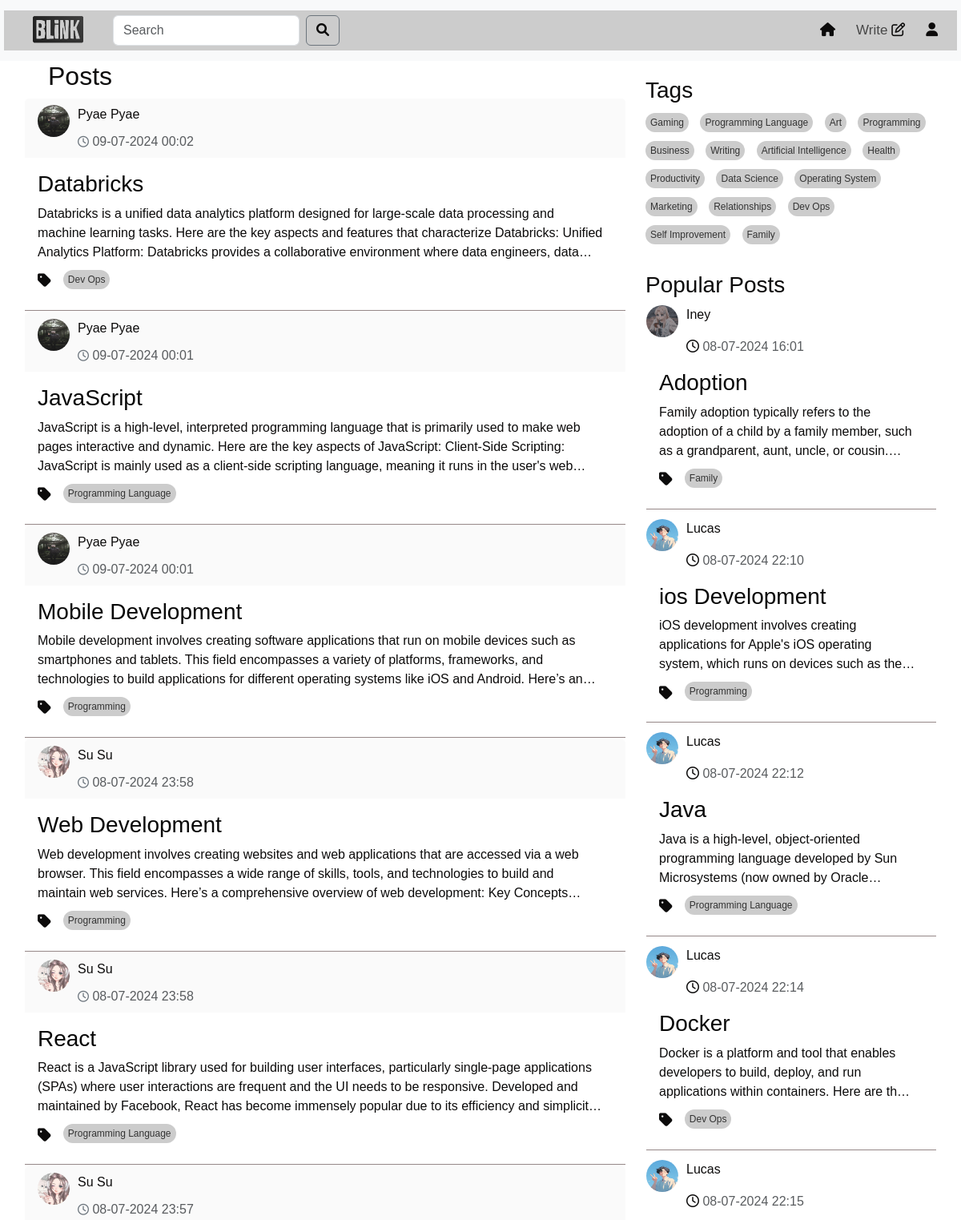
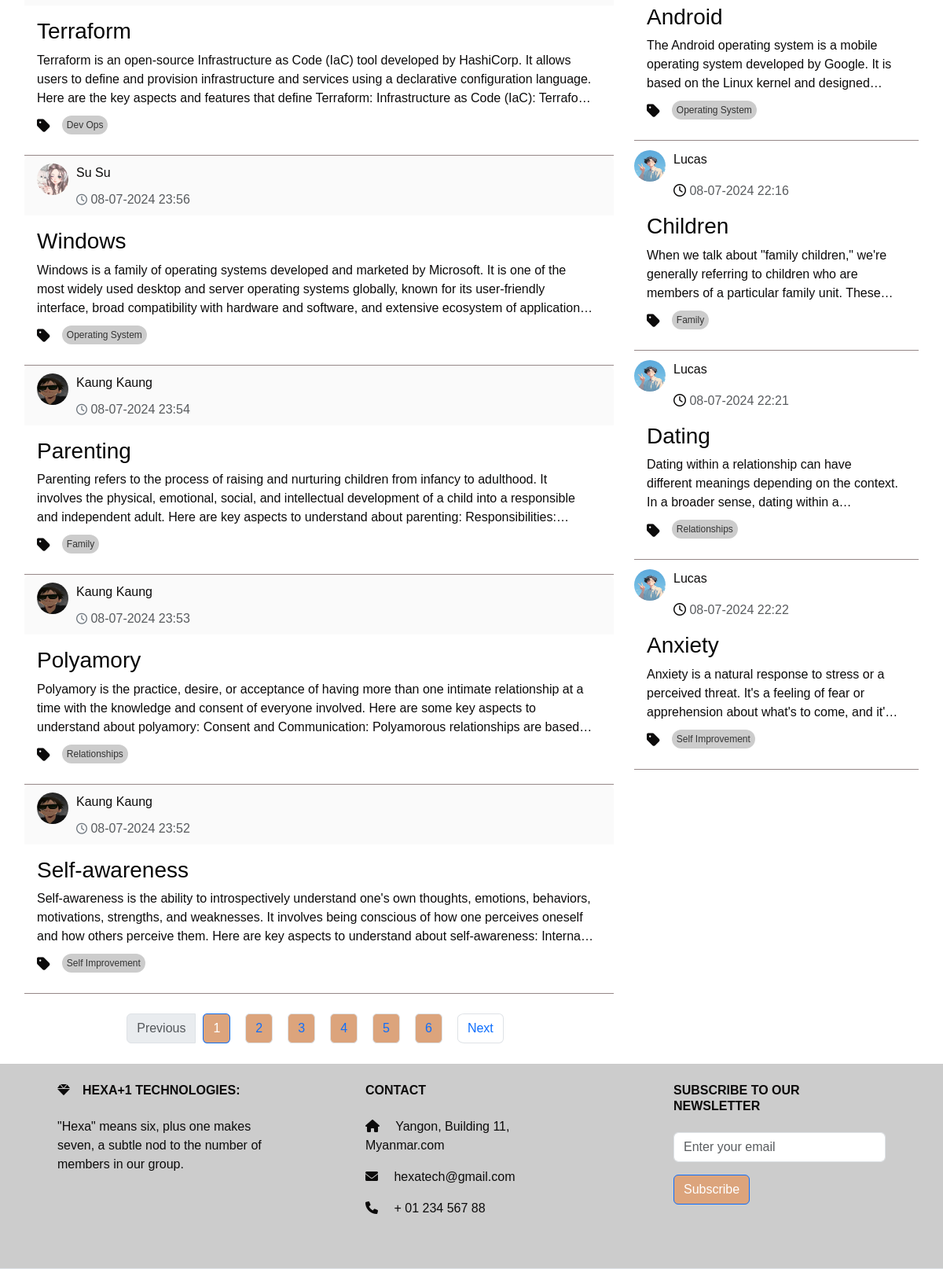
The page /home (signed in) on the database as committed earlier (2 pictures, top to bottom).
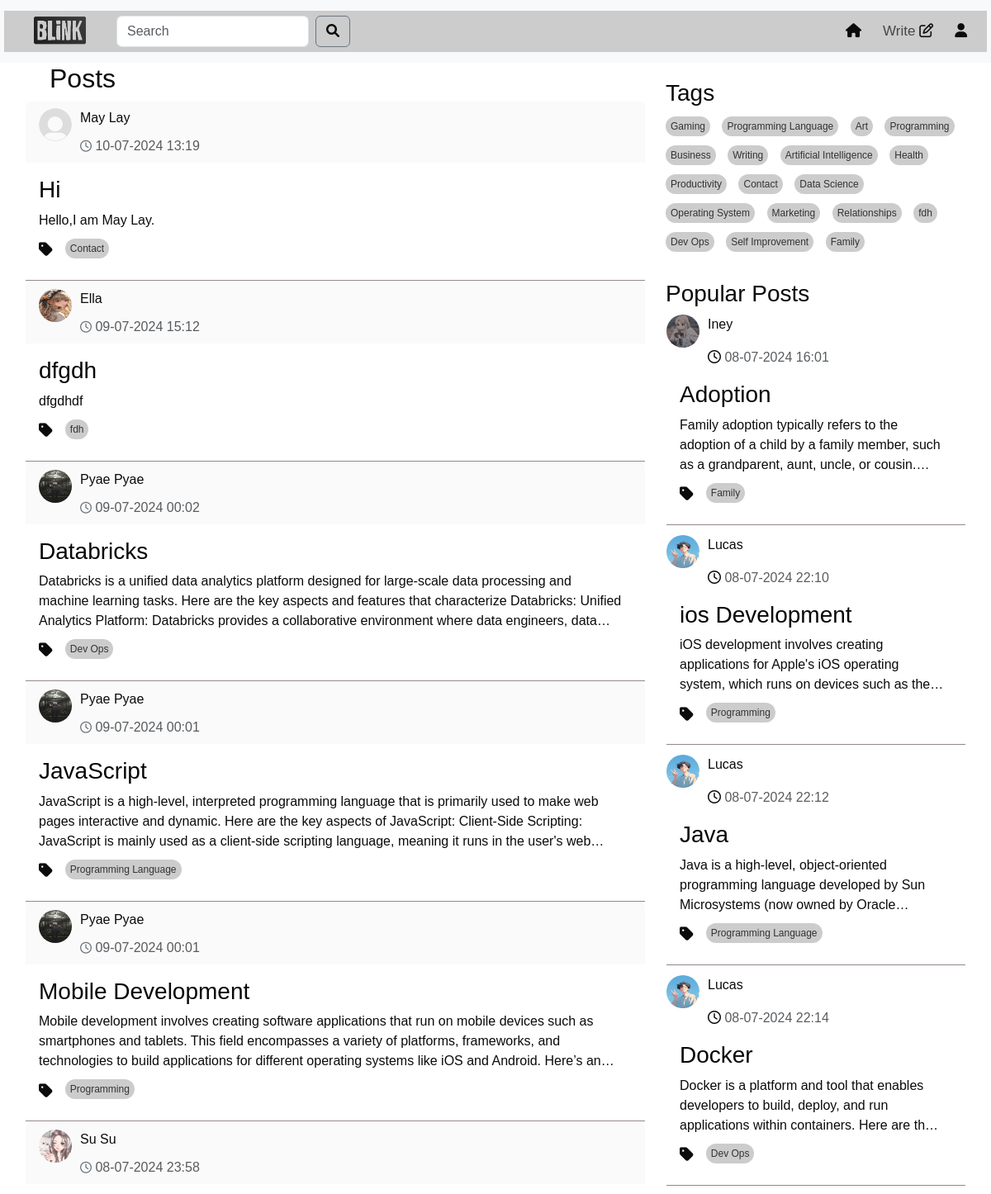
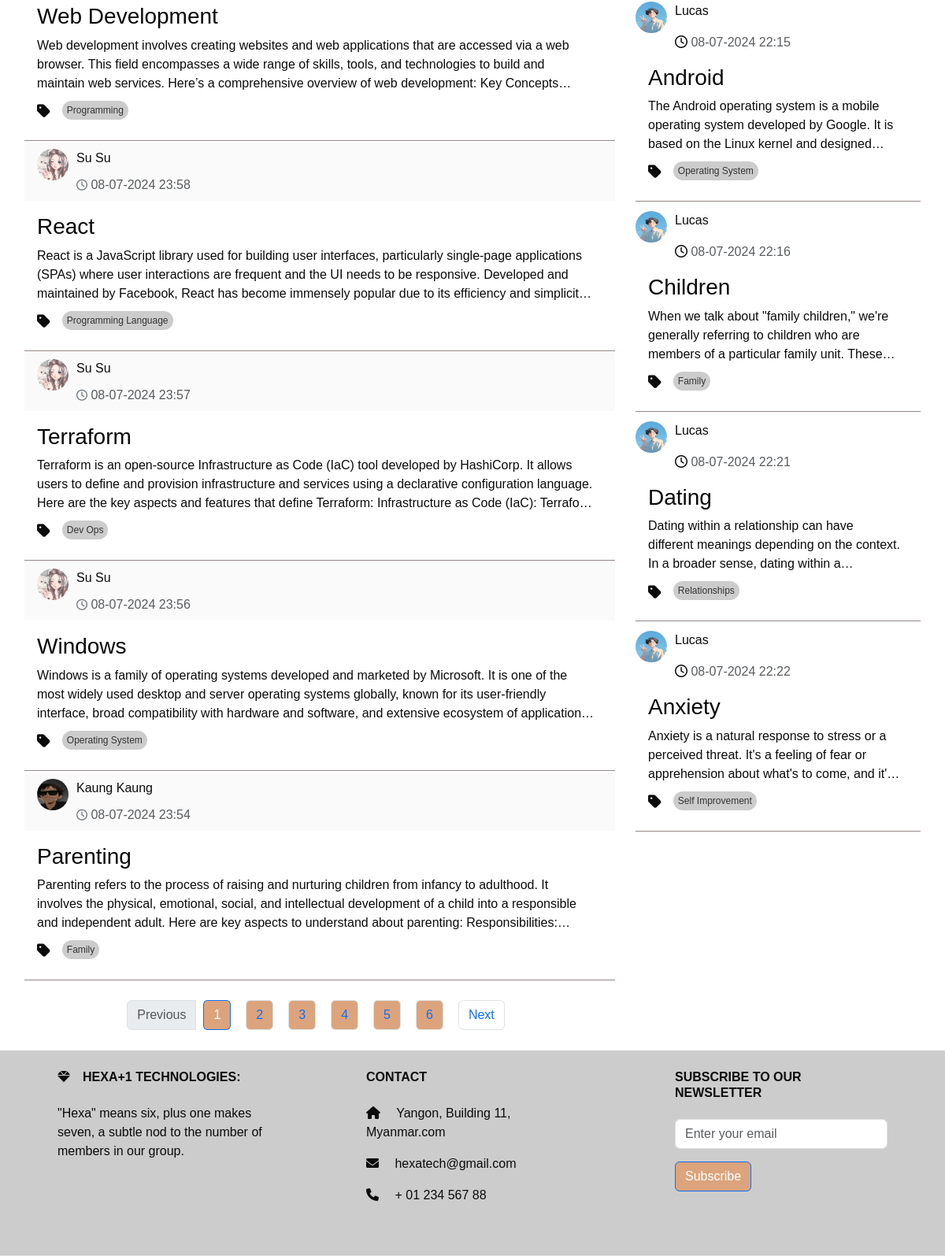
The same page on the database as committed later (2 pictures, top to bottom).
### models.py (models this page shows, shortened)
class Post(db.Model):
    id = db.Column(db.Integer, primary_key=True)
    title = db.Column(db.Text())
    content = db.Column(db.Text())
    tag = db.Column(db.Text(), nullable=False)
    user_id = db.Column(db.Integer, db.ForeignKey('user.id'), nullable=False)
    created_date = db.Column(db.DateTime,default=datetime.datetime.now)
    likes = db.Column(db.Integer, default=0)
    meta = db.Column(db.Text, nullable=True)
    comments = db.relationship('Comment', backref='post',cascade="all, delete", lazy=True)

class User(UserMixin,db.Model):
    id = db.Column(db.Integer, primary_key=True)
    username = db.Column(db.String(50), unique=True)
    email =db.Column(db.String(50), unique=True)
    password = db.Column(db.String(100))
    bio = db.Column(db.String(50))
    profile_picture = db.Column(db.String(250))
    posts = db.relationship('Post', backref='author', lazy=True)
    comments = db.relationship('Comment', backref='author', lazy=True)

### route.py (the view)
@app.route('/home',methods=['GET', 'POST'])
@login_required
def home(limit=8):
    page = request.args.get('page', 1, type=int)
    per_page = 10  # Number of posts per page
    post = get_posts(page, per_page)  # Assuming you have a function to get paginated posts
    unique_tags = list(set(tag for tag, in Post.query.with_entities(Post.tag).distinct()))
    popular_posts = Post.query.order_by(Post.likes.desc()).limit(limit).all()
    forms=SearchForm()
    query = forms.search.data
    if forms.validate_on_submit():
         search_results = Post.query.filter(Post.title.ilike(f'%{query}%')).all()
         return render_template('search_results.html' ,post=post, search_results =search_results ,
                                form = forms ,popular_posts = popular_posts,tags=unique_tags)
    return render_template("home.html", post=post ,form=forms  ,popular_posts = popular_posts,tags=unique_tags)

### forms.py
class SearchForm(FlaskForm):
    search = StringField('Search ', validators=[DataRequired()])
    submit = SubmitField('Search')

### route.py (called while the page is built)
@login_manager.user_loader
def loader_user(user_id):
    return User.query.get(user_id)

def get_posts(page, per_page, tag=None):
    if tag:
        return Post.query.filter(Post.tag.in_([tag])).paginate(page=page, per_page=per_page, error_out=False)
    return Post.query.order_by(Post.created_date.desc()).paginate(page=page, per_page=per_page, error_out=False)

### templates/home.html (shortened to what the changed rows need)
<!DOCTYPE html>
<html lang="en">
  <head>
    <link
      href="https://cdn.jsdelivr.net/npm/bootstrap@5.3.3/dist/css/bootstrap.min.css"
      rel="stylesheet"
    />
    <link
      href="https://cdnjs.cloudflare.com/ajax/libs/font-awesome/6.0.0-beta3/css/all.min.css"
      rel="stylesheet"
    />
    <link
      rel="stylesheet"
      href="https://cdnjs.cloudflare.com/ajax/libs/font-awesome/5.15.4/css/all.min.css"
    />
    <link
      href="https://cdnjs.cloudflare.com/ajax/libs/font-awesome/6.0.0-beta3/css/all.min.css"
      rel="stylesheet"
    />
    <link
      href="https://cdn.jsdelivr.net/npm/bootstrap@5.3.3/dist/css/bootstrap.min.css"
      rel="stylesheet"
    />
    <link
      href="https://cdnjs.cloudflare.com/ajax/libs/font-awesome/6.0.0-beta3/css/all.min.css"
      rel="stylesheet"
    />
    <link rel="stylesheet" href="/static/home.css" />
    <link rel="stylesheet" href="/static/topnav.css" />
  </head>
  <body>
    <div class="container">
      <div class="row">
        <div class="col-sm-8">
          <div id="posts-container">
            <h2 style="margin-left:30px"><bold> Posts </bold></h2>
            {% for post in post.items %}
            <div class="card">
              <div
                class="card-header d-flex justify-content-between align-items-center"
              >
                <div class="profile-image">
                  <a
                    class="nav-link"
                    href="{{ url_for('profile',user_id=post.user_id) }}"
                    ><img
                      src="{{ url_for('static', filename='/photo/user_profile/'+post.author.profile_picture) }}"
                      width="60"
                      height="60"
                      alt=""
                  /></a>
                  <div style="width: 300px">
                    <p id="name">
                      <a
                        class="nav-link"
                        href="{{ url_for('profile',user_id=post.user_id) }}"
                        >{{post.author.username}}</a
                      >
                    </p>
                    <p class="text-muted mb-0">
                      <i class="fa-regular fa-clock"></i>
                      {{post.created_date.strftime('%d-%m-%Y %H:%M')}}
                    </p>
                  </div>
                </div>
              </div>
              <div class="card-body">
                <a
                  class="nav-link"
                  href="{{ url_for('full_post',post_id=post.id) }}"
                >
                  <h3 class="card-title">{{post.title}}</h3>
                  <p class="card-text" id="card-description">
                    {{post.meta | safe}}
                  </p>
                  <div class="tags-container">
                    <ul class="list-group list-group-horizontal">
                      <i class="fas fa-tag"></i>
                      <a
                        href="{{ url_for('home_tag',tag=post.tag ) }}"
                        class="tag"
                        >{{post.tag}}
                      </a>
                    </ul>
                  </div>
                </a>
              </div>
              <div
                class="card-end"
                style="border-bottom: #958787 solid 1px"
              ></div>
            </div>
            {% endfor %}
          </div>
          <nav aria-label="Page navigation" class="mt-4">
            <ul class="pagination justify-content-center" style="gap: 10px">
              {% for page_num in post.iter_pages() %} {% if page_num %}
              <li
                class="page-item {% if post.page == page_num %}active{% endif %}"
              >
                <a
                  class="page-link"
                  href="?page={{ page_num }}"
                  style="background-color:  #DCA47C"
                  >{{ page_num }}</a
                >
              </li>
              {% else %}
              <li class="page-item disabled">
                <span class="page-link">...</span>
              </li>
              {% endif %} {% endfor %}
            </ul>
          </nav>
        </div>
        {% include 'sidenav.html' %}
      </div>
    </div>
  </body>
</html>

### templates/sidenav.html (shortened to what this page needs)
<!DOCTYPE html>
<html lang="en">
  <head>
    <link
      href="https://cdn.jsdelivr.net/npm/bootstrap@5.3.3/dist/css/bootstrap.min.css"
      rel="stylesheet"
    />
    <link
      href="https://cdnjs.cloudflare.com/ajax/libs/font-awesome/6.0.0-beta3/css/all.min.css"
      rel="stylesheet"
    />
    <link
      rel="stylesheet"
      href="https://cdnjs.cloudflare.com/ajax/libs/font-awesome/5.15.4/css/all.min.css"
    />
    <link
      href="https://cdnjs.cloudflare.com/ajax/libs/font-awesome/6.0.0-beta3/css/all.min.css"
      rel="stylesheet"
    />
    <link rel="stylesheet" href="/static/home.css" />
  </head>
  <body>
    <div class="col-sm-4 " id="right-column">
      <div class="tags-section">
        <h3>Tags</h3>
        <div class="tags-container">
          {% if tags %} {% for tag in tags %}
          <a href="{{ url_for('home_tag',tag=tag ) }}" class="tag">{{ tag }}</a>
          {% endfor %} {% else %}
          <p>No tags available</p>
          {% endif %}
        </div>
      </div>
      <div class="mt-4">
        <h3>Popular Posts</h3>
        {% for popular_post in popular_posts %}
        <div class="card">
          <div>
            <div class="profile-image">
              <a
                class="nav-link"
                href="{{ url_for('profile',user_id=popular_post.user_id) }}"
                ><img
                  src="{{ url_for('static', filename='/photo/user_profile/'+popular_post.author.profile_picture) }}"
                  width="60"
                  height="60"
                  alt=""
              /></a>
              <div style="width: 300px">
                <p id="name">
                  <a
                    class="nav-link"
                    href="{{ url_for('profile',user_id=popular_post.user_id) }}"
                    >{{popular_post.author.username}}</a
                  >
                </p>
                <p class="text-muted mb-0">
                  <i class="fa-regular fa-clock"></i>
                  {{popular_post.created_date.strftime('%d-%m-%Y %H:%M')}}
                </p>
              </div>
            </div>
          </div>
          <div class="card-body">
            <a
              class="nav-link"
              href="{{ url_for('full_post',post_id=popular_post.id) }}"
            >
              <h3 class="card-title" id="popular">{{popular_post.title}}</h3>
              <p class="card-text" id="card-description">
                {{popular_post.meta |safe }}
              </p>
              <div class="tags-container">
                <ul class="list-group list-group-horizontal">
                  <i class="fas fa-tag"></i>
                  <a
                    href="{{ url_for('home_tag',tag=popular_post.tag ) }}"
                    class="tag"
                    >{{popular_post.tag}}</a
                  >
                </ul>
              </div>
            </a>
          </div>
          <div class="card-end" style="border-bottom: #958787 solid 1px; margin-bottom: 10px;"></div>
        </div>
        {% endfor %}
      </div>
    </div>
  </body>
</html>

Rows that differ between the two databases and show on the page:
no longer on this page (row unchanged): Post: profile_picture (picture), author.username "Kaung Kaung", created_date "08-07-2024 23:53", title "Polyamory", meta "Polyamory is the practice, desire, or acceptance of having more than one intimate relationship at a time with the knowledge and consent of everyone involved. Here are some key aspects to understand about polyamory: Consent and Communication: Polyamorous relationships are…", tag "Relationships", shown under "Posts"
no longer on this page (row unchanged): Post: profile_picture (picture), author.username "Kaung Kaung", created_date "08-07-2024 23:52", title "Self-awareness", meta "Self-awareness is the ability to introspectively understand one's own thoughts, emotions, behaviors, motivations, strengths, and weaknesses. It involves being conscious of how one perceives oneself and how others perceive them. Here are key aspects to understand about self-awareness:…", tag "Self Improvement", shown under "Posts"
added Post: profile_picture (placeholder picture), author.username "May Lay", created_date "10-07-2024 13:19", title "Hi", meta "Hello,I am May Lay.", tag "Contact", shown under "Posts"
added Post: profile_picture (picture), author.username "Ella", created_date "09-07-2024 15:12", title "dfgdh", meta "dfgdhdf", tag "fdh", shown under "Posts"
Other text that changed with them:
new list line: "Contact"
new list line: "fdh"
